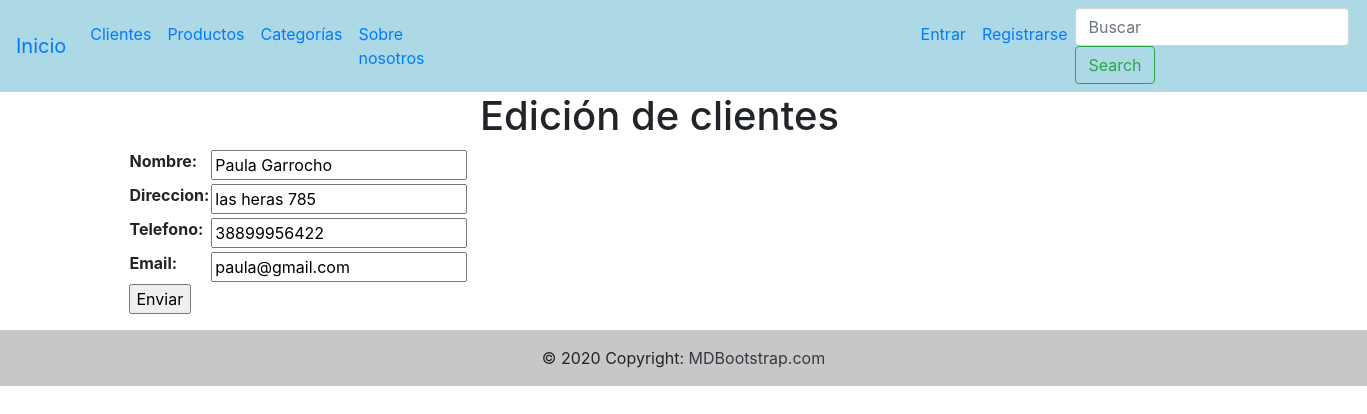
The app's page /cliente/editar_cliente/1/ with its own data.
### cliente/models.py (models this page shows, shortened)
class Cliente(models.Model):
    nombre=models.CharField(max_length=50)
    direccion=models.CharField(max_length=50)
    telefono=models.CharField(max_length=15)
    email=models.EmailField()
    class Meta:
        verbose_name="Cliente"
        verbose_name_plural="Clientes"

### cliente/views.py (the view)
# urls.py: path('editar_cliente/<int:pk>/', views.editar_cliente, name='editar_cliente'),
def editar_cliente(request, pk):
    if request.method == 'POST':
        form = Formulario_clientes(request.POST)
        if form.is_valid():
            cliente = Cliente.objects.get(id=pk)
            cliente.nombre = form.cleaned_data['nombre']
            cliente.direccion = form.cleaned_data['direccion']
            cliente.telefono = form.cleaned_data['telefono']
            cliente.email = form.cleaned_data['email']
            cliente.save()
            return redirect(lista_clientes)
    elif request.method == 'GET':
        cliente = Cliente.objects.get(id=pk)
        form = Formulario_clientes(initial={
                                        'nombre':cliente.nombre,
                                        'direccion':cliente.direccion,
                                        'telefono':cliente.telefono,
                                        'email':cliente.email})
        context = {'form':form}
        return render(request, 'cliente/editar_cliente.html', context=context)

### cliente/forms.py
class Formulario_clientes(forms.Form):
    nombre = forms.CharField(max_length=50)
    direccion = forms.CharField()
    telefono = forms.CharField(max_length=15)
    email = forms.EmailField()

### templates/cliente/editar_cliente.html (shortened to what this page needs)
{% extends 'base.html' %}
{% block contenido %}
<form action="" method="POST">
<h1 style="margin-left:30rem">Edición de clientes</h1>
<div class="container">
<table>
    {{form.as_table}}
</table>
</div>
<div class="container">
<p><input type="submit" value="Enviar"></p>
</div>
</form>
{% endblock %}

### records on screen
Cliente: nombre "Paula Garrocho", direccion "las heras 785", telefono "38899956422", email "paula@gmail.com"
